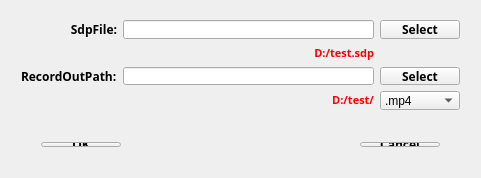
<?xml version="1.0" encoding="UTF-8"?>
<ui version="4.0">
 <class>RtspDialog</class>
 <widget class="QWidget" name="RtspDialog">
  <property name="geometry">
   <rect>
    <x>0</x>
    <y>0</y>
    <width>481</width>
    <height>178</height>
   </rect>
  </property>
  <property name="windowTitle">
   <string>RtspDialog</string>
  </property>
  <widget class="QWidget" name="layoutWidget">
   <property name="geometry">
    <rect>
     <x>30</x>
     <y>131</y>
     <width>421</width>
     <height>27</height>
    </rect>
   </property>
   <layout class="QHBoxLayout" name="horizontalLayout">
    <item>
     <widget class="QPushButton" name="ok">
      <property name="font">
       <font>
        <family>微软雅黑</family>
        <weight>75</weight>
        <bold>true</bold>
       </font>
      </property>
      <property name="text">
       <string>OK</string>
      </property>
     </widget>
    </item>
    <item>
     <spacer name="horizontalSpacer_2">
      <property name="orientation">
       <enum>Qt::Horizontal</enum>
      </property>
      <property name="sizeHint" stdset="0">
       <size>
        <width>188</width>
        <height>20</height>
       </size>
      </property>
     </spacer>
    </item>
    <item>
     <widget class="QPushButton" name="cancel">
      <property name="font">
       <font>
        <family>微软雅黑</family>
        <weight>75</weight>
        <bold>true</bold>
       </font>
      </property>
      <property name="text">
       <string>Cancel</string>
      </property>
     </widget>
    </item>
   </layout>
  </widget>
  <widget class="QWidget" name="layoutWidget">
   <property name="geometry">
    <rect>
     <x>10</x>
     <y>9</y>
     <width>461</width>
     <height>111</height>
    </rect>
   </property>
   <layout class="QGridLayout" name="gridLayout">
    <item row="0" column="0">
     <widget class="QLabel" name="label_3">
      <property name="font">
       <font>
        <family>微软雅黑</family>
        <weight>75</weight>
        <bold>true</bold>
       </font>
      </property>
      <property name="text">
       <string>SdpFile:</string>
      </property>
      <property name="alignment">
       <set>Qt::AlignRight|Qt::AlignTrailing|Qt::AlignVCenter</set>
      </property>
     </widget>
    </item>
    <item row="0" column="1">
     <widget class="QLineEdit" name="filePath"/>
    </item>
    <item row="0" column="2">
     <widget class="QPushButton" name="lookFile">
      <property name="font">
       <font>
        <family>微软雅黑</family>
        <weight>75</weight>
        <bold>true</bold>
       </font>
      </property>
      <property name="text">
       <string>Select</string>
      </property>
     </widget>
    </item>
    <item row="1" column="1">
     <widget class="QLabel" name="label_5">
      <property name="font">
       <font>
        <family>宋体</family>
        <pointsize>8</pointsize>
        <weight>75</weight>
        <bold>true</bold>
       </font>
      </property>
      <property name="text">
       <string>&lt;html&gt;&lt;head/&gt;&lt;body&gt;&lt;p&gt;&lt;span style=&quot; color:#ff0000;&quot;&gt;D:/test.sdp&lt;/span&gt;&lt;/p&gt;&lt;/body&gt;&lt;/html&gt;</string>
      </property>
      <property name="alignment">
       <set>Qt::AlignRight|Qt::AlignTrailing|Qt::AlignVCenter</set>
      </property>
     </widget>
    </item>
    <item row="2" column="0">
     <widget class="QLabel" name="label_2">
      <property name="font">
       <font>
        <family>微软雅黑</family>
        <weight>75</weight>
        <bold>true</bold>
       </font>
      </property>
      <property name="text">
       <string>RecordOutPath:</string>
      </property>
     </widget>
    </item>
    <item row="2" column="1">
     <widget class="QLineEdit" name="recordPath"/>
    </item>
    <item row="3" column="1">
     <widget class="QLabel" name="label_6">
      <property name="font">
       <font>
        <family>宋体</family>
        <pointsize>8</pointsize>
        <weight>75</weight>
        <bold>true</bold>
       </font>
      </property>
      <property name="text">
       <string>&lt;html&gt;&lt;head/&gt;&lt;body&gt;&lt;p&gt;&lt;span style=&quot; color:#ff0000;&quot;&gt;D:/test/&lt;/span&gt;&lt;/p&gt;&lt;/body&gt;&lt;/html&gt;</string>
      </property>
      <property name="alignment">
       <set>Qt::AlignRight|Qt::AlignTrailing|Qt::AlignVCenter</set>
      </property>
     </widget>
    </item>
    <item row="2" column="2">
     <widget class="QPushButton" name="lookPath">
      <property name="font">
       <font>
        <family>微软雅黑</family>
        <weight>75</weight>
        <bold>true</bold>
       </font>
      </property>
      <property name="text">
       <string>Select</string>
      </property>
     </widget>
    </item>
    <item row="3" column="2">
     <widget class="QComboBox" name="format">
      <item>
       <property name="text">
        <string>.mp4</string>
       </property>
      </item>
      <item>
       <property name="text">
        <string>.mov</string>
       </property>
      </item>
      <item>
       <property name="text">
        <string>.avi</string>
       </property>
      </item>
      <item>
       <property name="text">
        <string>.rmvb</string>
       </property>
      </item>
     </widget>
    </item>
   </layout>
  </widget>
 </widget>
 <layoutdefault spacing="6" margin="11"/>
 <resources/>
 <connections/>
</ui>
